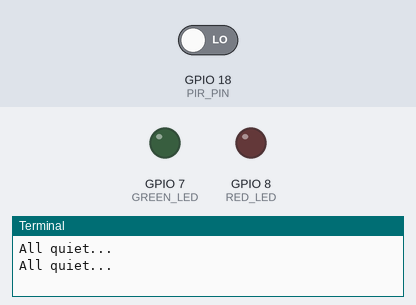
The program below on a simulated Raspberry Pi (BCM pin numbers). On the bench: output pins drawn as LEDs (lit = HIGH), the last lines printed to the terminal. Inputs (shaded band) come from the test bench; at power-on: GPIO 18 (PIR_PIN) LOW.

Above: at 1.2 s.
1.3 s: GPIO 18 (PIR_PIN) driven HIGH
At 2.8 s:
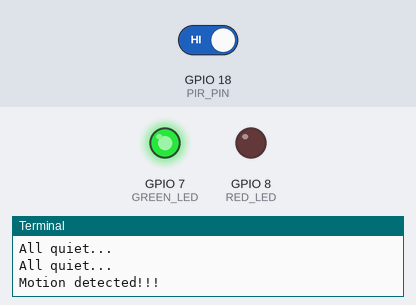
3.5 s: GPIO 18 (PIR_PIN) driven LOW
At 4.3 s:
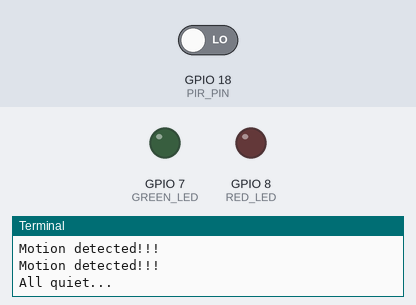
Timing chart, 0 to 6.5 s (numbered marks = the images above; inputs shaded):
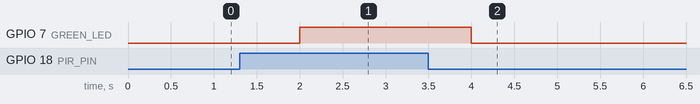

Measured:
- after the input at 1.3 s, GPIO 7 (GREEN_LED): LOW → HIGH after 0.70 s
- after the input at 3.5 s, GPIO 7 (GREEN_LED): HIGH → LOW after 0.50 s

The program:

pir_test.py
```python
#!/usr/bin/env python

import wiringpi, time, os

SLEEP_TIME = 1

wiringpi.wiringPiSetupSys()

PIR_PIN = 18
GREEN_LED = 7
RED_LED = 8

wiringpi.pinMode(PIR_PIN, wiringpi.INPUT)
wiringpi.pinMode(GREEN_LED, wiringpi.OUTPUT)
wiringpi.pinMode(RED_LED, wiringpi.OUTPUT)

try:

  while True:
    if wiringpi.digitalRead(PIR_PIN):
      wiringpi.digitalWrite(GREEN_LED, wiringpi.HIGH)
      print("Motion detected!!!")
    else:
      wiringpi.digitalWrite(GREEN_LED, wiringpi.LOW)
      print("All quiet...")

    time.sleep(SLEEP_TIME)

except KeyboardInterrupt:
  wiringpi.digitalWrite(GREEN_LED, wiringpi.LOW)
```
